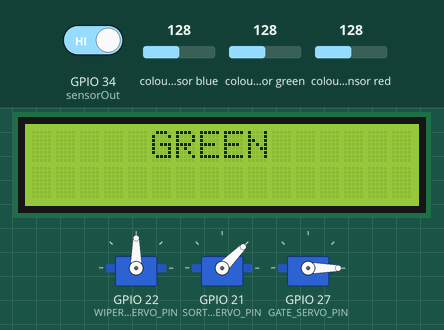
This sketch was run on a simulated ESP32. Parts: 3 × servo, 16×2 character LCD. Wiring (inferred from the names in the program): TCS3200 colour sensor: output GPIO 34; S2 GPIO 33; S3 GPIO 32. The test bench sets the inputs (shaded band); at power-on: GPIO 34 (sensorOut) HIGH, colour sensor blue 128, colour sensor green 128, colour sensor red 128. WiFi joins after 1.5 s; servers stay silent unless stated; no MQTT or app messages arrive unless stated; what the sketch prints to the serial monitor is not drawn.

Above: at 14.0 s.
At 14.82 s:
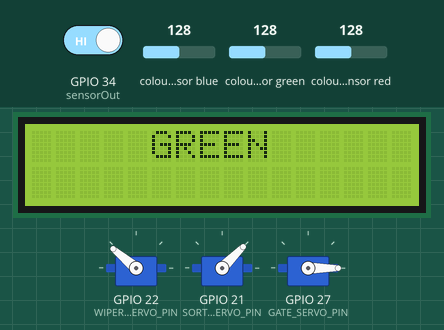
At 15.72 s:
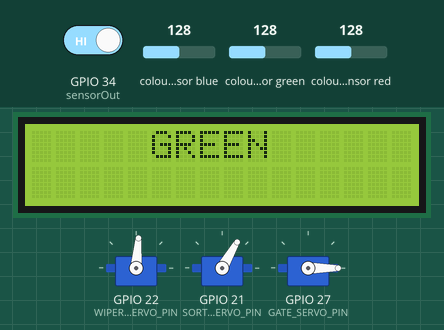
At 16.5 s:
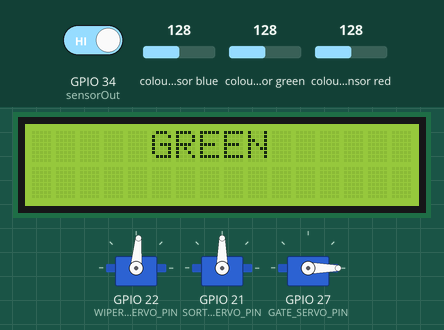
Timing chart, 0 to 18.0 s (numbered marks = the images above):
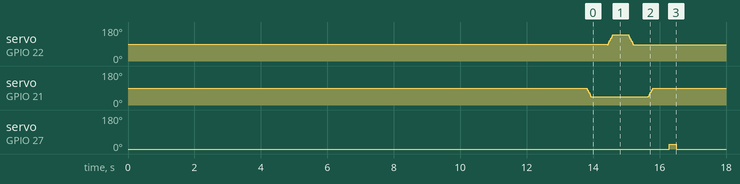

Measured:
- by itself, servo on GPIO 27 (GATE_SERVO_PIN): 0° → 25° at 16.3 s, → 0° 0.20 s later

The sketch:

updatedFinalGeeMong.ino
```cpp
#include <ESP32Servo.h>
#include <LCD_I2C.h>
#include <WiFi.h>
#include <PubSubClient.h>
#include <Wire.h>

#define S2 33
#define S3 32
#define sensorOut 34
#define WIPER_SERVO_PIN 22
#define SORTER_SERVO_PIN 21
#define GATE_SERVO_PIN 27

// Define new port for sdl17 sda16
#define SDA_PIN  16  // กำหนดขา SDA ใหม่ เช่น GPIO4
#define SCL_PIN  17  // กำหนดขา SCL ใหม่ เช่น GPIO5

/* ขอบเขตค่าขั้นต่ำที่ยอมรับว่าเป็นสีจริง ๆ */
#define COLOR_THRESHOLD 210

/* ขอบเขตของสีจากการ Calibration */
int R_Min = 5,  R_Max = 380;
int G_Min = 4,  G_Max = 420;
int B_Min = 4,  B_Max = 350;

volatile unsigned long pulseStart = 0;
volatile unsigned long pulseDuration = 0;
volatile bool pulseCaptured = false;
int Red, Green, Blue;
int redValue, greenValue, blueValue;

LCD_I2C lcd(0x27, 16, 2);
Servo wiperservo;
Servo sorterservo;
Servo gateservo;

int sorterpos = 90;
int wiperpos = 85;
int gate_open = 25;
int gate_close = 0;
int sortedCount = 0;

// WiFi and MQTT Config
const char ssid[] = "@JumboPlusIoT";   // Your WiFi SSID
const char pass[] = "thw02dbk";        // Your WiFi Password
const char mqtt_broker[] = "test.mosquitto.org"; // MQTT broker
const char* mqtt_topic = "group2.21/command";
const char mqtt_client_id[] = "mini_project_group_2.21";

WiFiClient espClient;
PubSubClient client(espClient);

int sorterPositions[3] = {10, 45, 90};

void IRAM_ATTR pulseISR() {
    if (digitalRead(sensorOut) == LOW) {
        pulseStart = micros();
    } else {
        pulseDuration = micros() - pulseStart;
        pulseCaptured = true;
    }
}

void connectToWiFi() {
  lcd.setCursor(0, 0);
  lcd.print("Connecting WiFi");
  WiFi.begin(ssid, pass);
  while (WiFi.status() != WL_CONNECTED) {
    delay(500);
    lcd.print(".");
  }
  lcd.setCursor(0, 1);
  lcd.print("WiFi Connected!");
  delay(1000);
}

void reconnectMQTT() {
    while (!client.connected()) {
        Serial.print("Attempting MQTT connection...");
        if (client.connect(mqtt_client_id)) {
            Serial.println("Connected to MQTT!");
            client.subscribe(mqtt_topic);
            client.subscribe("group2.21/reset_count");
            client.subscribe("group2.21/start");  // Subscribe to Start button
        } else {
            Serial.print("Failed, rc=");
            Serial.print(client.state());
            Serial.println("Trying again in 5 seconds...");
            delay(5000);
        }
    }
}

void mqttCallback(char* topic, byte* payload, unsigned int length) {
    String message = "";
    for (int i = 0; i < length; i++) {
        message += (char)payload[i];
    }
    Serial.println("Received MQTT message: " + message);

    if (String(topic) == "group2.21/start") {  // ปุ่ม Start กดแล้ว!
        Serial.println("Starting sorting process...");

        // เปิด gate เพื่อให้ของเริ่มตกลงมา
        moveServo(gateservo, gate_open);
        delay(500);
        moveServo(gateservo, gate_close);
        delay(200);

        //digitalWrite(LED, HIGH);  // เปิด LED บอกว่ากำลังทำงาน <-ไม่มี LED ในวงจร
    }
    else if (String(topic) == "group2.21/reset_count") {  // ตรวจจับคำสั่ง Reset
        sortedCount = 0;
        Serial.println("Sorted count reset to 0.");

        // อัปเดต MQTT ว่าถูก reset แล้ว
        client.publish("group2.21/sorted_count", "Sorted Count: 0");

        // อัปเดต LCD
        lcd.setCursor(0, 1);
    }
}

void setup() {
    Wire.begin(SDA_PIN, SCL_PIN);  // เริ่มต้น I2C บนขาใหม่ที่กำหนด
    //pinMode(LED, OUTPUT);
    pinMode(S2, OUTPUT);
    pinMode(S3, OUTPUT);
    pinMode(sensorOut, INPUT);

    attachInterrupt(digitalPinToInterrupt(sensorOut), pulseISR, CHANGE);

    Serial.begin(115200);

    // WiFi setup
    connectToWiFi();

    // MQTT setup
    client.setServer(mqtt_broker, 1883);
    client.setCallback(mqttCallback);

    wiperservo.attach(WIPER_SERVO_PIN, 500, 2400);
    sorterservo.attach(SORTER_SERVO_PIN, 500, 2400);
    gateservo.attach(GATE_SERVO_PIN, 500, 2400);

    moveServo(gateservo, gate_close);

    // LCD setup
    lcd.begin();
    lcd.backlight();
    lcd.setCursor(0, 1);
    //lcd.print("Count: " + String(sortedCount));

    delay(1000);
}

void smoothServoMove(Servo &servo, int startPos, int endPos, int stepDelay = 3) {
    int step = (startPos < endPos) ? 1 : -1;
    for (int pos = startPos; pos != endPos; pos += step) {
        servo.write(pos);
        delay(stepDelay);
    }
    servo.write(endPos);
}

void loop() {
    if (!client.connected()) {
          reconnectMQTT();  // ตรวจสอบและเชื่อมต่อ MQTT ใหม่ถ้าหลุด
      }
      client.loop();  // เพิ่มให้ทำงานต่อเนื่อง

    Red = getStableColor(getRed);
    redValue = map(constrain(Red, R_Min, R_Max), R_Min, R_Max, 255, 0);
    delay(50);

    Green = getStableColor(getGreen);
    greenValue = map(constrain(Green, G_Min, G_Max), G_Min, G_Max, 255, 0);
    delay(50);

    Blue = getStableColor(getBlue);
    blueValue = map(constrain(Blue, B_Min, B_Max), B_Min, B_Max, 255, 0);
    delay(50);

    lcd.clear();
    delay(50);
    Serial.print("Red: "); Serial.print(redValue);
    Serial.print("  Green: "); Serial.print(greenValue);
    Serial.print("  Blue: "); Serial.println(blueValue);

    String detectedColor = "waiting..";
    int sorterTarget = sorterpos;

    if (redValue >= COLOR_THRESHOLD || greenValue >= COLOR_THRESHOLD || blueValue >= COLOR_THRESHOLD) {
        if (redValue > greenValue && redValue > blueValue) {
            detectedColor = "RED";
            sorterTarget = sorterPositions[0];
        } else if (greenValue > redValue && greenValue > blueValue) {
            detectedColor = "GREEN";
            sorterTarget = sorterPositions[1];
        } else if (blueValue > redValue && blueValue > greenValue) {
            detectedColor = "BLUE";
            sorterTarget = sorterPositions[2];
        }
    }

    lcd.print("     " + detectedColor);

    if (detectedColor != "waiting..") {
        Serial.println("Moving sorter servo...");
        smoothServoMove(sorterservo, sorterpos, sorterTarget);  // ใช้ smoothServoMove แทน moveServo
        sorterpos = sorterTarget;  // อัปเดตตำแหน่งของเซอร์โว
        delay(500);

        Serial.println("Moving wiper servo...");
        smoothServoMove(wiperservo, wiperpos, 140);
        delay(450);
        smoothServoMove(wiperservo, 140, wiperpos);
        delay(450);

        //นับจำนวนชิ้นที่ถูกแยก
        sortedCount++;
        Serial.print("Total sorted items: ");
        Serial.println(sortedCount);

        // ส่งค่าจำนวนชิ้นที่ถูกแยกไปยัง MQTT
        String countData = "Sorted Count: " + String(sortedCount);
        client.publish("group2.21/sorted_count", countData.c_str());

        Serial.println("Moving sorter servo back...");
        smoothServoMove(sorterservo, sorterTarget, 90);
        delay(500);

        Serial.println("Opening gate...");
        moveServo(gateservo, gate_open);
        delay(200);

        Serial.println("Closing gate...");
        moveServo(gateservo, gate_close);
        delay(200);
    }
    delay(500);
}

void moveServo(Servo &servo, int angle) {
    servo.write(angle);
}

int getStableColor(int (*getColor)()) {
    const int numReadings = 8;
    int readings[numReadings];

    for (int i = 0; i < numReadings; i++) {
        readings[i] = getColor();
        delay(5);
    }

    std::sort(readings, readings + numReadings);
    return readings[numReadings / 2];
}

int getRed() {
    digitalWrite(S2, LOW);
    digitalWrite(S3, LOW);
    delay(10);
    return readPulse();
}

int getGreen() {
    digitalWrite(S2, HIGH);
    digitalWrite(S3, HIGH);
    delay(10);
    return readPulse();
}

int getBlue() {
    digitalWrite(S2, LOW);
    digitalWrite(S3, HIGH);
    delay(10);
    return readPulse();
}

int readPulse() {
    pulseCaptured = false;
    while (!pulseCaptured);
    return pulseDuration;
}

/*
        Serial.println("Opening gate...");
        smoothServoMove(gateservo, gate_close, gate_open);  // ใช้ smoothServoMove แทน moveServo
        delay(500);

        Serial.println("Closing gate...");
        smoothServoMove(gateservo, gate_open, gate_close);  // ใช้ smoothServoMove แทน moveServo
        delay(500);*/
/*
void loop() {
    Red = getStableColor(getRed);
    redValue = map(constrain(Red, R_Min, R_Max), R_Min, R_Max, 255, 0);
    delay(50);

    Green = getStableColor(getGreen);
    greenValue = map(constrain(Green, G_Min, G_Max), G_Min, G_Max, 255, 0);
    delay(50);

    Blue = getStableColor(getBlue);
    blueValue = map(constrain(Blue, B_Min, B_Max), B_Min, B_Max, 255, 0);
    delay(50);

    lcd.clear();
    delay(50);
    Serial.print("Red: "); Serial.print(redValue);
    Serial.print("  Green: "); Serial.print(greenValue);
    Serial.print("  Blue: "); Serial.println(blueValue);

    String detectedColor = "waiting..";
    int sorterTarget = sorterpos;

    if (redValue >= COLOR_THRESHOLD || greenValue >= COLOR_THRESHOLD || blueValue >= COLOR_THRESHOLD) {
        if (redValue > greenValue && redValue > blueValue) {
            detectedColor = "RED";
            sorterTarget = sorterPositions[0];
        } else if (greenValue > redValue && greenValue > blueValue) {
            detectedColor = "GREEN";
            sorterTarget = sorterPositions[1];
        } else if (blueValue > redValue && blueValue > greenValue) {
            detectedColor = "BLUE";
            sorterTarget = sorterPositions[2];
        }
    }

    lcd.print("     " + detectedColor);

    if (detectedColor != "waiting..") {
        Serial.println("Moving sorter servo...");
        moveServo(sorterservo, sorterTarget);
        delay(500);

        Serial.println("Moving wiper servo...");
        moveServo(wiperservo, 140);
        delay(450);
        moveServo(wiperservo, 85);
        delay(450);

        moveServo(sorterservo, 90);
        delay(500);

        Serial.println("Opening gate...");
        moveServo(gateservo, gate_open);
        delay(500);

        Serial.println("Closing gate...");
        moveServo(gateservo, gate_close);
        delay(500);
    }
    delay(500);
}*/
```
